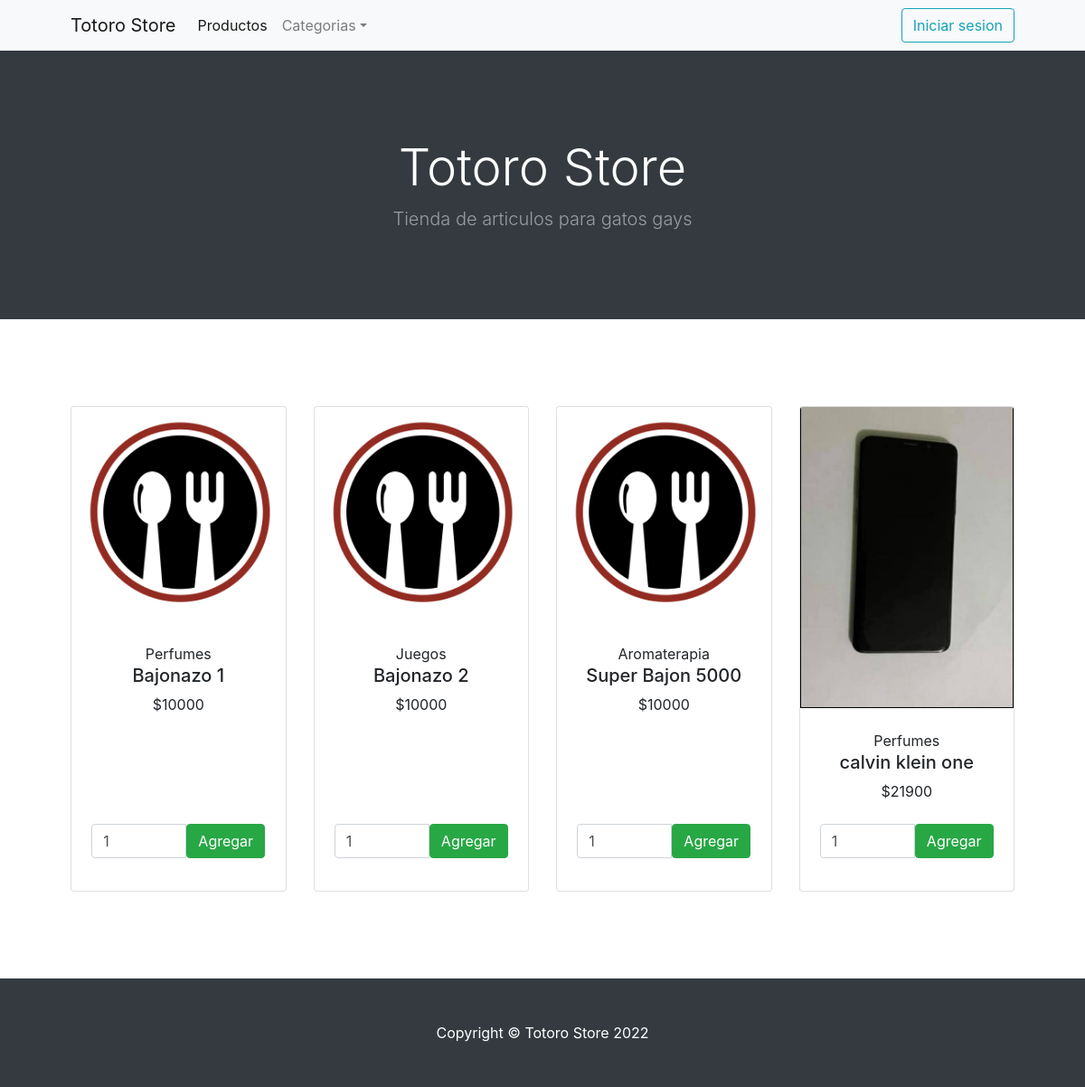
The page / on the database its author committed.
### catalog/models.py (models this page shows, shortened)
class Product(models.Model):
    name = models.CharField(max_length=255)
    description = models.TextField(null=True, blank=True)
    price = models.PositiveIntegerField(default=0)
    stock = models.IntegerField(default=0)
    category = models.ForeignKey(Category, on_delete=models.CASCADE)
    photo = models.ImageField(upload_to="images/products/", null=True, blank=True)
    class Meta:
        app_label = "catalog"

class Category(models.Model):
    name = models.CharField(max_length=255)
    icon = models.ImageField(upload_to="images/")
    class Meta:
        app_label = "catalog"
    def __str__(self):
        return self.name

### catalog/views/product.py (the view)
# urls.py: path('', all_products, name='index'),
def all_products(request):
    context = dict()
    products = product_providers.get_all_products()
    context = {
        "products": products,
    }
    return render(
        request,
        "all_products.html",
        context=context
    )

### catalog/providers/category.py (called while the page is built)
def get_all_categories():
    categories = Category.objects.all()
    return categories

### catalog/providers/product.py (called while the page is built)
def get_all_products():
    products = Product.objects.all()
    return products

### tienda/context_processor.py (called while the page is built)
def default(request):
   context = dict()
   context["categories"] = category_providers.get_all_categories()
   if request.user.is_authenticated:
      user_id = request.user.id
      cart = cart_providers.get_cart_by_user_id(user_id=user_id)
      cart_products = cart_product_providers.get_products_by_cart_id(cart_id=cart.id)
      context["cart_products"] = cart_products
      context["cart_total"] = cart_providers.get_cart_total_price_by_id(cart_id=cart.id)
   return context

### templates/all_products.html (shortened to what this page needs)
{% extends "base.html" %}
{% block content %}
        <header class="bg-dark py-5">
            <div class="container px-4 px-lg-5 my-5">
                <div class="text-center text-white">
                    <h1 class="display-4 fw-bolder">Totoro Store</h1>
                    <p class="lead fw-normal text-white-50 mb-0">Tienda de articulos para gatos gays</p>
                </div>
            </div>
        </header>
        <section class="py-5">
            <div class="container px-4 px-lg-5 mt-5">
                <div class="row gx-4 gx-lg-5 row-cols-2 row-cols-md-3 row-cols-xl-4 justify-content-center">
                    {% for product in products %}
                    <div class="col-md-3 mb-5">
                        <div class="card h-100">
                            <img class="card-img-top" src="{{ product.photo.url }}" alt="..." />
                            <div class="card-body p-4">
                                <div class="card-text text-center">
                                    <span>{{ product.category }}</span>
                                    <h5 class="fw-bolder">{{ product.name }}</h5>
                                    ${{ product.price }}
                                </div>
                            </div>
                            <div style="height: 100%; margin-bottom: 20px; display: flex; align-items:flex-end; justify-content: center;">
                                <form action="{% url 'add_product_to_cart' %}"" method="post">
                                    <div class="input-group mb-3">
                                        <input type="number" name="quantity" class="form-control" placeholder="Cantidad" aria-label="Cantidad" value="1" min="1" max="99" aria-describedby="button-addon2">
                                        <button class="btn btn-success" type="submit" id="button-addon2">Agregar</button>
                                      </div>
                                </form>
                            </div>
                        </div>
                    </div>
                    {% endfor %}
                </div>
            </div>
        </section>
{% endblock %}

### rows shown on the page
Product: photo (picture), category "Perfumes", name "Bajonazo 1", price "10000"
Product: photo (picture), category "Juegos", name "Bajonazo 2", price "10000"
Product: photo (picture), category "Aromaterapia", name "Super Bajon 5000", price "10000"
Product: photo (picture), category "Perfumes", name "calvin klein one", price "21900"
